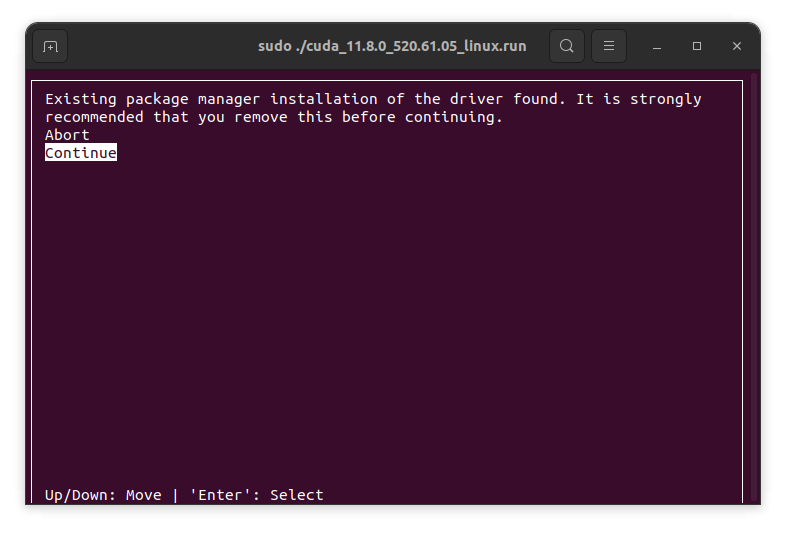
#> input picture docs/images/cuda/1.png, 786 x 533 px; its folder holds only this picture in this run
$ python downscale_images.py ../docs/images/cuda
#> lines starting #> are read from the running program, lines starting #| are printed output that depends on the picture
import os
from PIL import Image
from pathlib import Path
import argparse


def downscale_images(input_folder, output_folder, scale_factor):
#> called with input_folder = '../docs/images/cuda', output_folder = '../docs/images/images_2', scale_factor = 0.5
    input_folder = Path(input_folder)
    output_folder = Path(output_folder)
    output_folder.mkdir(parents=True, exist_ok=True)

    for file in input_folder.iterdir():
        if file.suffix.lower() in {".jpg", ".jpeg", ".png", ".bmp", ".tiff"}:
            try:
                with Image.open(file) as img:
#> img is the input picture: PIL image 786x533 RGBA; mean R, G, B, A 49.7, 16.9, 39.2, 216.8
                    new_size = (
                        int(img.width * scale_factor),
                        int(img.height * scale_factor),
                    )
#> new_size = (393, 266)
                    downscaled = img.resize(new_size, Image.Resampling.LANCZOS)
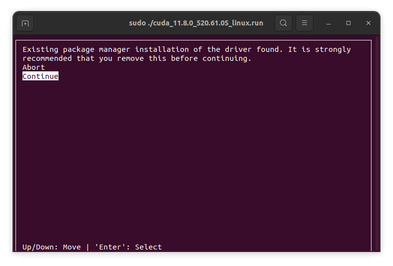
#> downscaled: PIL image 393x266 RGBA; mean R, G, B, A 49.8, 17.1, 39.4, 216.7; transparent parts drawn white

                    output_path = output_folder / file.name
                    downscaled.save(output_path)
                    print(f"Saved: {output_path}")
            except Exception as e:
                print(f"Skipping {file.name}: {e}")


def main():
    parser = argparse.ArgumentParser(
        description="Downscale images in a folder by a given factor."
    )
    parser.add_argument(
        "input_folder", type=str, help="Path to the folder containing input images."
    )
    parser.add_argument(
        "--output_folder",
        type=str,
        help="Path to the folder to save downscaled images.",
        default=None,
    )
    parser.add_argument(
        "--scale_factors",
        type=float,
        nargs="+",
        help="Factors to downscale images by (e.g., 0.5 for half size).",
        default=[2, 4],
    )

    args = parser.parse_args()

    output_folder = args.output_folder
    if output_folder is None:
        output_folder = os.path.dirname(args.input_folder)
        output_folder = os.path.join(output_folder, "images")

    for scale_factor in args.scale_factors:
        downscale_images(
            args.input_folder, output_folder + f"_{scale_factor}", 1.0 / scale_factor
        )


if __name__ == "__main__":
    main()
